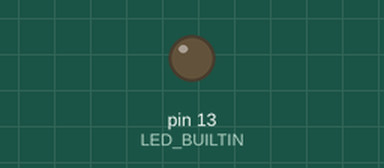
This sketch was run on a simulated Arduino Uno, built with avr-gcc and run on an emulated ATmega328P. On the bench: output pins drawn as LEDs (lit = HIGH). At 7.6 s the program stops and its outputs stay as they are.

Above: at 0.05 s.
Timing chart, 0 to 3.0 s (numbered marks = the images above):
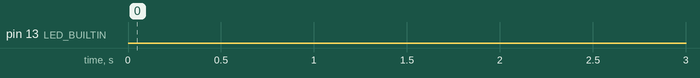

The sketch:

3_1_A1.ino
```cpp
void setup() {
  pinMode(LED_BUILTIN, OUTPUT);
}

void loop() {

  // LED OFF for 3 seconds
  digitalWrite(LED_BUILTIN, LOW);
  delay(3000);

  // LED ON for 1 second
  digitalWrite(LED_BUILTIN, HIGH);
  delay(1000);

  // Flicker 6 times
  for (int i = 0; i < 6; i++) {
    digitalWrite(LED_BUILTIN, LOW);
    delay(300);

    digitalWrite(LED_BUILTIN, HIGH);
    delay(300);
  }

  // LED stays ON
  digitalWrite(LED_BUILTIN, HIGH);

  // Stop repeating
  while (true) {
  }
}
```

Measured:
- by itself, pin 13 (LED_BUILTIN): LOW → HIGH at 3.0 s, → LOW 1.0 s later, → HIGH 0.30 s later, → LOW 0.30 s later, … (13 changes in this stretch)
